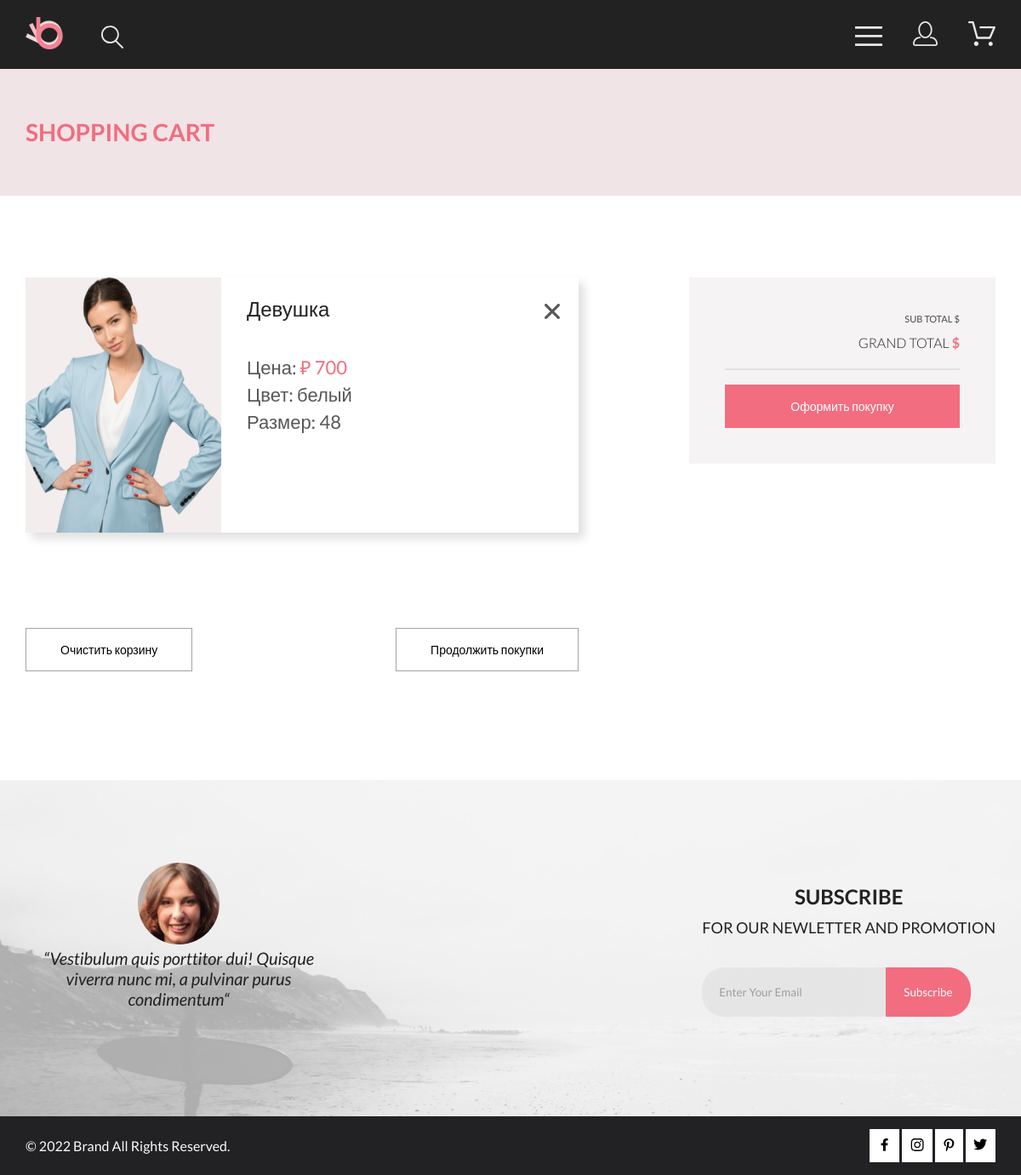
/cart.php (signed in), run on the app's committed database.
### tables this page shows
CREATE TABLE `basket` (
  `id` int NOT NULL,
  `img` varchar(50) NOT NULL,
  `name` varchar(20) NOT NULL,
  `price` varchar(10) NOT NULL,
  `color` text NOT NULL,
  `size` varchar(10) NOT NULL,
  `count` int NOT NULL DEFAULT '1',
  `data_create` timestamp NOT NULL DEFAULT CURRENT_TIMESTAMP,
  `user_id` int NOT NULL,
  `good_id` int NOT NULL,
  `status` int NOT NULL DEFAULT '1',
  `tel_user` varchar(20) NOT NULL,
  `email_user` text NOT NULL
);

### public/cart.php (the view, shortened to what this page needs)
<?php
include_once 'templates/head.php';
?>
<body>
    <?php
    include_once 'templates/header.php'
    ?>
    <div class="title">
        <div class="container title_wrap">
            <div class="title_name">
                <h1>SHOPPING CART</h1>
            </div>
        </div>
    </div>
    <main class="container shop-cart">
        <section class="shop-cart__card">
            <?php
            if ($_SESSION['id_user']) {
                $id_user = $_SESSION['id_user'];
                $sql = "SELECT * from basket where user_id=$id_user and user_id = {$_SESSION['id_user']} and status = 1";
                $res = mysqli_query($connect, $sql);
                while ($data = mysqli_fetch_assoc($res)) {
            ?>
            <div class="shop-cart__card-item">
                <img src="img/<?= $data['img'] ?>" alt="photo" width="260" height="300">
                <div>
                    <h2 class="shop-cart__card-name"><?= $data['name'] ?></h2>
                    <p>Цена: <span>&#8381 <?= $data['price'] ?></span></p>
                    <p>Цвет: <?= $data['color'] ?></p>
                    <p>Размер: <?= $data['size'] ?></p>
                    <a class="shop-cart_del" href="../models/basket.php?id=<?= $data['id'] ?>&active=del"
                        style="position: absolute; top: 6px; right: 22px;">
                        </a>
                </div>
            </div>
            <?php
                };
                ?>
            <div class="box-wrap">
                <a href="../models/basket.php?active=clear" class="link shop-cart__card-btm">Очистить корзину</a>
                <a href="catalog.php" class="link shop-cart__card-btm">Продолжить покупки</a>
            </div>
        </section>
        <section class="shop-cart__form">
            <form action="../models/basket.php?active=buy" method="POST">
                <div class="shop-cart__form-total">
                    <p>SUB TOTAL $</p>
                    <p class="shop-cart__form-total-grand">GRAND TOTAL <span>$</span></p>
                    <hr>
                    <button type="submit">Оформить покупку</button>
                </div>
            </form>
            <?php
            } else {
        ?>
            <h2 style="margin-bottom: 80px;">АВТОРИЗУЙТЕСЬ!!</h2>
            <?php
            } ?>
        </section>
    </main>
    <div class="feetback">
        <div class="container subscrabe_wrap">
            <div class="comment">
                <img src="img/ava_comment.png" alt="avatar">
                <p>“Vestibulum quis porttitor dui! Quisque viverra nunc mi, a pulvinar purus condimentum“</p>
            </div>
            <div class="subscribe">
                <p><span>SUBSCRIBE</span> <br> FOR OUR NEWLETTER AND PROMOTION</p>
                <form class="subscribe_form">
                    <input type="email" class="email" minlength="4" maxlength="32" placeholder="Enter Your Email">
                    <input type="submit" class="submit" value="Subscribe">
                </form>
            </div>
        </div>
    </div>
    <?php
    include_once 'templates/footer.php'
    ?>

### public/css/style.css (style rules this page uses)
* { margin: 0; padding: 0; font-family: 'Lato', sans-serif; -webkit-box-sizing: border-box; box-sizing: border-box; }
.container { max-width: 1156px; padding: 0 8px; margin: 0 auto; }
.link { text-decoration: none; }
.feetback { background: url(../img/subscribe_bg.png) 50% no-repeat; background-size: cover; background-position: 24%; }
.subscrabe_wrap { display: -webkit-box; display: -ms-flexbox; display: flex; -ms-flex-wrap: wrap; flex-wrap: wrap; -webkit-box-pack: justify; -ms-flex-pack: justify; justify-content: space-between; -webkit-box-align: center; -ms-flex-align: center; align-items: center; color: #222224; }
.comment { width: 360px; font-style: italic; font-size: 20px; line-height: 24px; text-align: center; margin-top: 97px; margin-bottom: 126px; }
.subscribe { font-size: 18px; line-height: 30px; text-align: center; }
.subscribe_form { display: -webkit-box; display: -ms-flexbox; display: flex; margin-top: 32px; }
.subscribe > p > span { font-weight: bold; font-size: 24px; line-height: 167.2%; text-align: center; }
.email { border: none; background: #E1E1E1; border-top-left-radius: 26px; border-bottom-left-radius: 26px; padding: 20px; width: 216px; color: #222224; opacity: 0.67; }
.submit { border: none; background: #F16D7F; border: 1px solid #F16D7F; border-top-right-radius: 26px; border-bottom-right-radius: 26px; padding: 20px; color: #FFFFFF; -webkit-transition: 0.4s; transition: 0.4s; }
.shop-cart { margin-top: 96px; display: -webkit-box; display: -ms-flexbox; display: flex; -webkit-box-pack: justify; -ms-flex-pack: justify; justify-content: space-between; }
.shop-cart__card { font-weight: normal; font-size: 22px; line-height: 26px; color: #575757; }
.shop-cart__card-item { display: -webkit-box; display: -ms-flexbox; display: flex; margin-bottom: 40px; -webkit-box-shadow: 7px 7px 10px #e0e0e0; box-shadow: 7px 7px 10px #e0e0e0; }
.shop-cart__card-item > img { padding-right: 30px; }
.shop-cart__card-item > div > h2 { font-weight: 400; font-size: 24px; line-height: 29px; color: #222222; margin-bottom: 42px; }
.shop-cart__card-item > div > p { margin-bottom: 6px; }
.shop-cart__card-item > div > p > span { color: #F16D7F; }
.shop-cart__card-item > div { margin-top: 22px; width: 390px; position: relative; }
.shop-cart__form { width: 360px; }
.shop-cart__form-total { background: #F5F3F3; padding: 42px; display: -webkit-box; display: -ms-flexbox; display: flex; -webkit-box-orient: vertical; -webkit-box-direction: normal; -ms-flex-direction: column; flex-direction: column; text-align: end; font-size: 11px; line-height: 13px; color: #4A4A4A; }
.shop-cart__form-total-grand { font-weight: 300; font-size: 16px; line-height: 19px; color: #222222; padding-top: 12px; padding-bottom: 21px; }
.shop-cart__form-total-grand > span { color: #F16D7F; font-weight: 700; }
.shop-cart__form-total > hr { border: 1px solid #E2E2E2; }
.shop-cart__form-total > button { background: #F16D7F; border: 1px solid #F16D7F; font-weight: 300; font-size: 14px; line-height: 17px; color: #FFFFFF; padding: 16px 40px; margin-top: 17px; -webkit-transition: 00.4s; transition: 00.4s; }
.box-wrap { display: -webkit-box; display: -ms-flexbox; display: flex; -webkit-box-pack: justify; -ms-flex-pack: justify; justify-content: space-between; }
.shop-cart__card-btm { background: #FFFFFF; border: 1px solid #A4A4A4; font-weight: 300; font-size: 14px; line-height: 17px; color: #000000; padding: 16px 40px; margin-top: 72px; margin-bottom: 128px; -webkit-transition: 00.4s; transition: 00.4s; }
.title { background: #f1e4e6; }
.title_wrap { display: -webkit-box; display: -ms-flexbox; display: flex; -webkit-box-pack: justify; -ms-flex-pack: justify; justify-content: space-between; -webkit-box-align: center; -ms-flex-align: center; align-items: center; }
.title_name { font-size: 14px; line-height: 29px; color: #F16D7F; margin: 60px 0; }

### data on the page
basket: img (picture), name "Девушка", price "700", color "белый", size "48"
